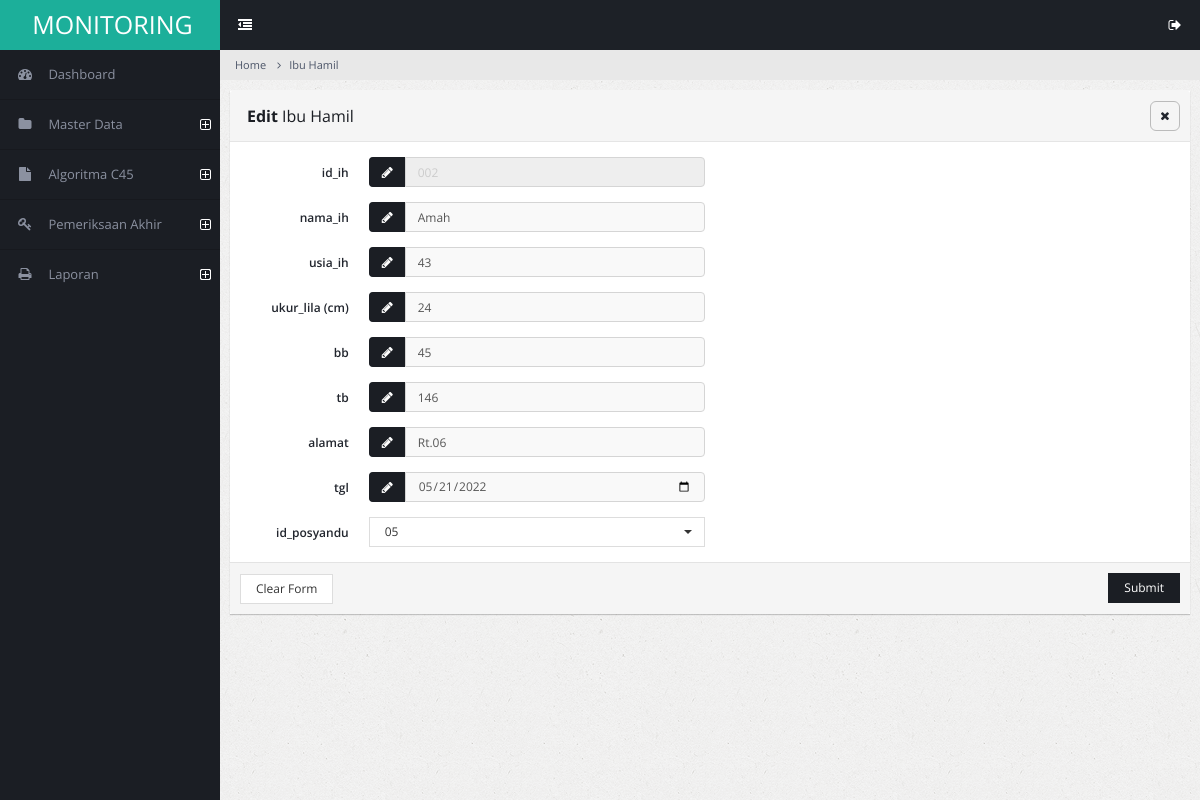
The app's page /admin/ibuhamil-edit.php?id_ih=002 (signed in) with its own data.
### tables this page shows
CREATE TABLE `ibuhamil` (
  `id_ih` varchar(100) NOT NULL,
  `nama_ih` varchar(100) NOT NULL,
  `usia_ih` varchar(100) NOT NULL,
  `ukur_lila` varchar(100) NOT NULL,
  `bb` varchar(100) NOT NULL,
  `tb` varchar(100) NOT NULL,
  `id_posyandu` varchar(100) NOT NULL,
  `alamat` varchar(100) NOT NULL,
  `tgl` varchar(100) NOT NULL
);

### admin/ibuhamil-edit.php (the view, shortened to what this page needs)
<!DOCTYPE html>
<html lang="en">
<head>
        <link rel="stylesheet" type="text/css" id="theme" href="css/theme-default.css"/>
    </head>
    <body>
        <div class="page-container">
            <div class="page-sidebar">
                <?php include 'menu.php'; ?>
            </div>
            <div class="page-content">
                <ul class="x-navigation x-navigation-horizontal x-navigation-panel">
                    <li class="xn-icon-button">
                        <a href="#" class="x-navigation-minimize"><span class="fa fa-dedent"></span></a>
                    </li>
                    <li class="xn-icon-button pull-right">
                        <a href="#" class="mb-control" data-box="#mb-signout"><span class="fa fa-sign-out"></span></a>
                    </li>
                </ul>
                <ul class="breadcrumb">
                    <li><a href="#">Home</a></li>
                    <li><a href="#">Ibu Hamil</a></li>
                </ul>
                <?php
include "../koneksi.php";
$id_ih = $_GET['id_ih'];
$querymatakuliah = mysqli_query($konek, "SELECT * FROM ibuhamil WHERE id_ih='$id_ih'");
while($matakuliah = mysqli_fetch_array($querymatakuliah)){
?>
                <div class="page-content-wrap">
                    <div class="row">
                        <div class="col-md-12">
                            <form class="form-horizontal" method="POST" action="ibuhamil_proses_edit.php" enctype="multipart/form-data">
                            <div class="panel panel-default">
                                <div class="panel-heading">
                                    <h3 class="panel-title"><strong>Edit</strong> Ibu Hamil</h3>
                                    <ul class="panel-controls">
                                        <li><a href="#" class="panel-remove"><span class="fa fa-times"></span></a></li>
                                    </ul>
                                </div>
                                <div class="panel-body">
                                    <div class="row">
                                        <div class="col-md-6">
                                            <div class="form-group">
                                                <label class="col-md-3 control-label">id_ih</label>
                                                <div class="col-md-9">
                                                    <div class="input-group">
                                                        <span class="input-group-addon"><span class="fa fa-pencil"></span></span>
                                                        <input type="text" name="id_ih" readonly class="form-control"
                                                        value="<?php echo $matakuliah["id_ih"]; ?>"/>
                                                    </div>
                                                </div>
                                            </div>
                                            <div class="form-group">
                                                <label class="col-md-3 control-label">nama_ih</label>
                                                <div class="col-md-9 col-xs-12">
                                                    <div class="input-group">
                                                        <span class="input-group-addon"><span class="fa fa-pencil"></span></span>
                                                        <input type="text" name="nama_ih" class="form-control"
                                                        value="<?php echo $matakuliah["nama_ih"]; ?>"/>
                                                    </div>
                                                </div>
                                            </div>
                                            <div class="form-group">
                                                <label class="col-md-3 control-label">usia_ih</label>
                                                <div class="col-md-9 col-xs-12">
                                                    <div class="input-group">
                                                        <span class="input-group-addon"><span class="fa fa-pencil"></span></span>
                                                        <input type="number" name="usia_ih" class="form-control"
                                                        value="<?php echo $matakuliah["usia_ih"]; ?>"/>
                                                    </div>
                                                </div>
                                            </div>
                                            <div class="form-group">
                                                <label class="col-md-3 control-label">ukur_lila (cm)</label>
                                                <div class="col-md-9 col-xs-12">
                                                    <div class="input-group">
                                                        <span class="input-group-addon"><span class="fa fa-pencil"></span></span>
                                                        <input type="number" name="ukur_lila" class="form-control"
                                                        value="<?php echo $matakuliah["ukur_lila"]; ?>"/>
                                                    </div>
                                                </div>
                                            </div>
                                            <div class="form-group">
                                                <label class="col-md-3 control-label">bb</label>
                                                <div class="col-md-9 col-xs-12">
                                                    <div class="input-group">
                                                        <span class="input-group-addon"><span class="fa fa-pencil"></span></span>
                                                        <input type="number" name="bb" class="form-control"
                                                        value="<?php echo $matakuliah["bb"]; ?>"/>
                                                    </div>
                                                </div>
                                            </div>
                                            <div class="form-group">
                                                <label class="col-md-3 control-label">tb</label>
                                                <div class="col-md-9 col-xs-12">
                                                    <div class="input-group">
                                                        <span class="input-group-addon"><span class="fa fa-pencil"></span></span>
                                                        <input type="number" name="tb" class="form-control"
                                                        value="<?php echo $matakuliah["tb"]; ?>"/>
                                                    </div>
                                                </div>
                                            </div>
                                            <div class="form-group">
                                                <label class="col-md-3 control-label">alamat</label>
                                                <div class="col-md-9 col-xs-12">
                                                    <div class="input-group">
                                                        <span class="input-group-addon"><span class="fa fa-pencil"></span></span>
                                                        <input type="text" name="alamat" class="form-control"
                                                        value="<?php echo $matakuliah["alamat"]; ?>"/>
                                                    </div>
                                                </div>
                                            </div>
                                            <div class="form-group">
                                                <label class="col-md-3 control-label">tgl</label>
                                                <div class="col-md-9 col-xs-12">
                                                    <div class="input-group">
                                                        <span class="input-group-addon"><span class="fa fa-pencil"></span></span>
                                                        <input type="date" name="tgl" class="form-control"
                                                        value="<?php echo $matakuliah["tgl"]; ?>"/>
                                                    </div>
                                                </div>
                                            </div>
                                            <div class="form-group">
                                                <label class="col-md-3 control-label">id_posyandu</label>
                                                <div class="col-md-9">
                                                    <select class="form-control select" name="id_posyandu" id="id_posyandu">
                                                        <option value="<?php echo $matakuliah["id_posyandu"]; ?>">
                                                        <?php echo $matakuliah["id_posyandu"]; ?></option>
                                                    </select>
                                                </div>
                                            </div>
                                        </div>
                                    </div>
                                </div>
                                <div class="panel-footer">
                                    <button class="btn btn-default">Clear Form</button>
                                    <button class="btn btn-primary pull-right">Submit</button>
                                </div>
                            </div>
                            </form>
                        </div>
                    </div>
                </div>
            </div>
        </div>
        <?php } ?>
    </body>
</html>

### records on screen
ibuhamil: id_ih "002", nama_ih "Amah", usia_ih "43", ukur_lila "24", bb "45", tb "146", alamat "Rt.06", tgl "05/21/2022", id_posyandu "05"
